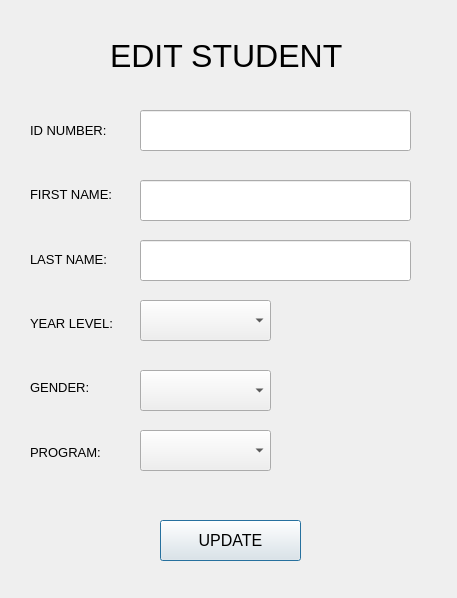
<?xml version="1.0" encoding="UTF-8"?>
<ui version="4.0">
 <class>updateStudentDialog</class>
 <widget class="QDialog" name="updateStudentDialog">
  <property name="geometry">
   <rect>
    <x>0</x>
    <y>0</y>
    <width>457</width>
    <height>598</height>
   </rect>
  </property>
  <property name="windowTitle">
   <string>Update Student</string>
  </property>
  <widget class="QLabel" name="updidnumberlabel">
   <property name="geometry">
    <rect>
     <x>30</x>
     <y>120</y>
     <width>95</width>
     <height>21</height>
    </rect>
   </property>
   <property name="font">
    <font>
     <pointsize>10</pointsize>
    </font>
   </property>
   <property name="text">
    <string>ID NUMBER:</string>
   </property>
  </widget>
  <widget class="QLabel" name="updfirstnamelabel">
   <property name="geometry">
    <rect>
     <x>30</x>
     <y>184</y>
     <width>101</width>
     <height>21</height>
    </rect>
   </property>
   <property name="font">
    <font>
     <pointsize>10</pointsize>
    </font>
   </property>
   <property name="text">
    <string>FIRST NAME:</string>
   </property>
  </widget>
  <widget class="QLabel" name="updlastnamelabel">
   <property name="geometry">
    <rect>
     <x>30</x>
     <y>249</y>
     <width>94</width>
     <height>21</height>
    </rect>
   </property>
   <property name="font">
    <font>
     <pointsize>10</pointsize>
    </font>
   </property>
   <property name="text">
    <string>LAST NAME:</string>
   </property>
  </widget>
  <widget class="QLabel" name="updyearlevellabel">
   <property name="geometry">
    <rect>
     <x>30</x>
     <y>313</y>
     <width>99</width>
     <height>21</height>
    </rect>
   </property>
   <property name="font">
    <font>
     <pointsize>10</pointsize>
    </font>
   </property>
   <property name="text">
    <string>YEAR LEVEL:</string>
   </property>
  </widget>
  <widget class="QLabel" name="updgenderlabel">
   <property name="geometry">
    <rect>
     <x>30</x>
     <y>377</y>
     <width>71</width>
     <height>21</height>
    </rect>
   </property>
   <property name="font">
    <font>
     <pointsize>10</pointsize>
    </font>
   </property>
   <property name="text">
    <string>GENDER:</string>
   </property>
  </widget>
  <widget class="QLabel" name="updprogramlabel">
   <property name="geometry">
    <rect>
     <x>30</x>
     <y>442</y>
     <width>84</width>
     <height>21</height>
    </rect>
   </property>
   <property name="font">
    <font>
     <pointsize>10</pointsize>
    </font>
   </property>
   <property name="text">
    <string>PROGRAM:</string>
   </property>
  </widget>
  <widget class="QLineEdit" name="updIDNumberLine">
   <property name="geometry">
    <rect>
     <x>140</x>
     <y>110</y>
     <width>271</width>
     <height>41</height>
    </rect>
   </property>
   <property name="font">
    <font>
     <pointsize>12</pointsize>
    </font>
   </property>
  </widget>
  <widget class="QLineEdit" name="updfirstNameLine">
   <property name="geometry">
    <rect>
     <x>140</x>
     <y>180</y>
     <width>271</width>
     <height>41</height>
    </rect>
   </property>
   <property name="font">
    <font>
     <pointsize>12</pointsize>
    </font>
   </property>
  </widget>
  <widget class="QLineEdit" name="updlastNameLine">
   <property name="geometry">
    <rect>
     <x>140</x>
     <y>240</y>
     <width>271</width>
     <height>41</height>
    </rect>
   </property>
   <property name="font">
    <font>
     <pointsize>12</pointsize>
    </font>
   </property>
  </widget>
  <widget class="QComboBox" name="updyearLevelBox">
   <property name="geometry">
    <rect>
     <x>140</x>
     <y>300</y>
     <width>131</width>
     <height>41</height>
    </rect>
   </property>
   <property name="font">
    <font>
     <pointsize>12</pointsize>
    </font>
   </property>
  </widget>
  <widget class="QComboBox" name="updgenderBox">
   <property name="geometry">
    <rect>
     <x>140</x>
     <y>370</y>
     <width>131</width>
     <height>41</height>
    </rect>
   </property>
   <property name="font">
    <font>
     <pointsize>12</pointsize>
    </font>
   </property>
  </widget>
  <widget class="QComboBox" name="updprogramBox">
   <property name="geometry">
    <rect>
     <x>140</x>
     <y>430</y>
     <width>131</width>
     <height>41</height>
    </rect>
   </property>
   <property name="font">
    <font>
     <pointsize>12</pointsize>
    </font>
   </property>
  </widget>
  <widget class="QLabel" name="updatestudentLabel">
   <property name="geometry">
    <rect>
     <x>110</x>
     <y>20</y>
     <width>271</width>
     <height>71</height>
    </rect>
   </property>
   <property name="font">
    <font>
     <pointsize>24</pointsize>
    </font>
   </property>
   <property name="text">
    <string>EDIT STUDENT</string>
   </property>
  </widget>
  <widget class="QPushButton" name="updateStudentButton">
   <property name="geometry">
    <rect>
     <x>160</x>
     <y>520</y>
     <width>141</width>
     <height>41</height>
    </rect>
   </property>
   <property name="font">
    <font>
     <pointsize>12</pointsize>
    </font>
   </property>
   <property name="text">
    <string>UPDATE</string>
   </property>
  </widget>
 </widget>
 <resources/>
 <connections/>
</ui>
